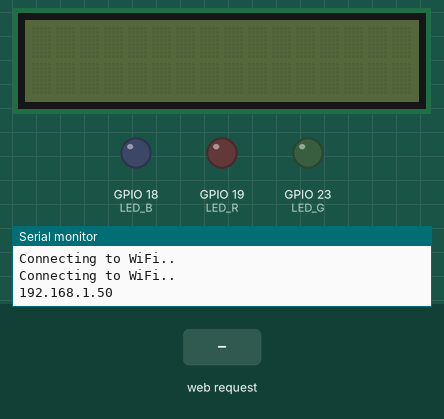
A sketch run on a simulated ESP32. On the bench: 16×2 character LCD, output pins drawn as LEDs (lit = HIGH), the last lines printed to the serial monitor. The inputs (shaded band) are chosen by the test bench. WiFi joins after 1.5 s; servers stay silent unless stated.

Above: at 3.2 s.
3.3 s: HTTP request GET /on received
At 3.7 s:
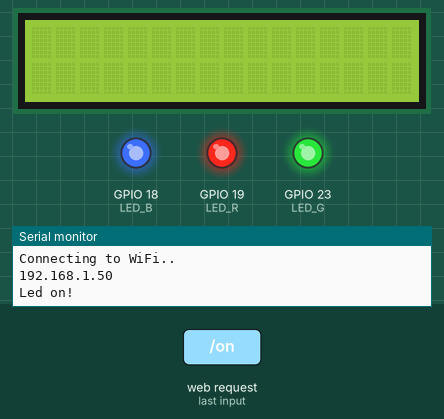
4.8 s: HTTP request GET /red received
At 6.0 s:
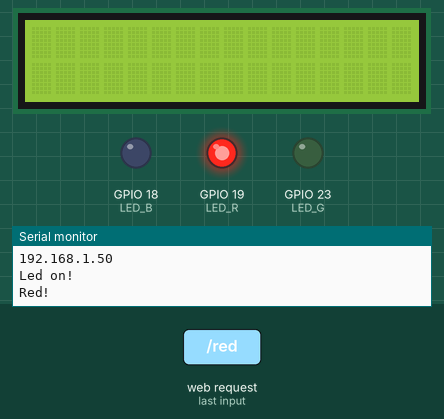
6.3 s: HTTP request GET /green received
At 7.2 s:
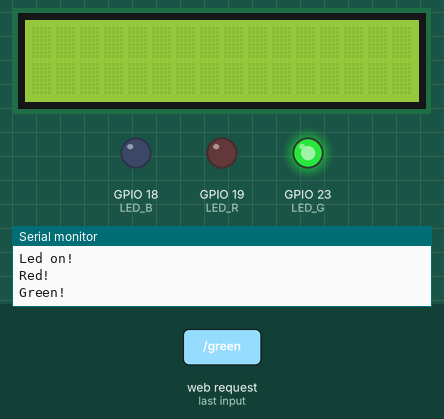
7.8 s: HTTP request GET /blue received
At 8.3 s:
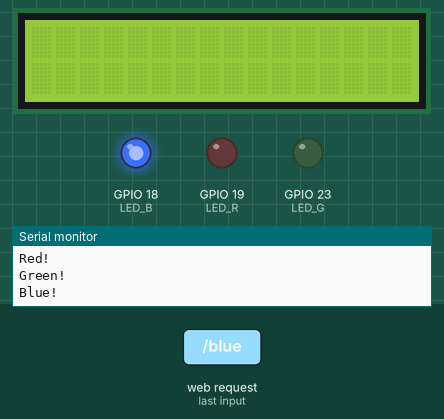
9.3 s: HTTP request GET /blink received
At 10.1 s:
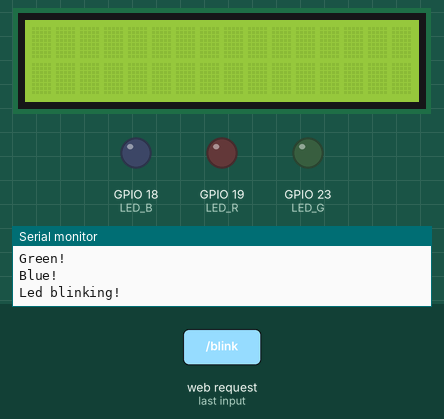
12.3 s: HTTP request GET /off received
At 12.9 s:
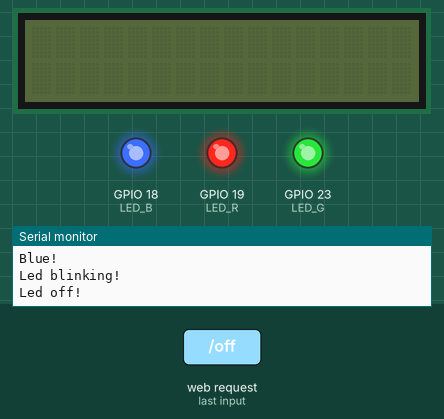
Timing chart, 0 to 14.8 s (numbered marks = the images above; inputs shaded):
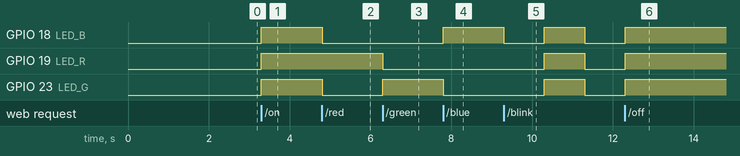

The sketch:

esp-ws-leds.ino
```cpp
// Connection
#include <WiFi.h>

const char* ssid = "Favaretto - 2.4 GHz";
const char* password = "09102722";
//

// Web Server
#include <AsyncTCP.h>
#include <ESPAsyncWebServer.h>
//

// LCD
#include <LiquidCrystal_I2C.h>

#define LCD_COLS 16
#define LCD_LINES 2
#define LCD_ADDR 0x27

LiquidCrystal_I2C lcd(LCD_ADDR, LCD_COLS, LCD_LINES);
//

// LED
#define LED_R 19
#define LED_G 23
#define LED_B 18
//

bool isLedBlinking = false;

AsyncWebServer server(80);

const char index_html[] PROGMEM = R"rawliteral(
<!DOCTYPE HTML>
<html lang="pt-BR">

<head>
    <meta charset="UTF-8">
    <meta name="viewport" content="width=device-width, initial-scale=1.0">
    <title>Controle de LED</title>
    <style>
        body {
            font-family: Arial, sans-serif;
            margin: 0;
            padding: 0;
            display: flex;
            flex-direction: column;
            align-items: center;
            justify-content: center;
            height: 100vh;
            background-color: #f0f0f0;
            color: #333;
        }

        h1 {
            font-size: 1.8rem;
            margin-bottom: 20px;
        }

        .switch {
            position: relative;
            display: inline-block;
            width: 60px;
            height: 34px;
            margin-bottom: 20px;
        }

        .switch input {
            opacity: 0;
            width: 0;
            height: 0;
        }

        .slider {
            position: absolute;
            cursor: pointer;
            top: 0;
            left: 0;
            right: 0;
            bottom: 0;
            background-color: #ccc;
            transition: .4s;
            border-radius: 34px;
        }

        .slider:before {
            position: absolute;
            content: "";
            height: 26px;
            width: 26px;
            border-radius: 50%;
            left: 4px;
            bottom: 4px;
            background-color: white;
            transition: .4s;
        }

        input:checked+.slider {
            background-color: #2196F3;
        }

        input:checked+.slider:before {
            transform: translateX(26px);
        }

        .button {
            padding: 10px 20px;
            font-size: 1rem;
            color: #fff;
            background-color: #4CAF50;
            border: none;
            border-radius: 5px;
            cursor: pointer;
            margin-top: 10px;
            opacity: 0.5;
            pointer-events: none;
        }

        .button.active {
            opacity: 1;
            pointer-events: auto;
        }

        .button:disabled {
            background-color: #a5a5a5;
        }

        #messageInput {
            margin-top: 10px;
            padding: 10px;
            width: 200px;
            border-radius: 5px;
            border: 1px solid #ccc;
            outline: none;
        }

        #redButton {
            background-color: red;
            color: white;
        }

        #greenButton {
            background-color: #4CAF50;
            color: white;
        }

        #blueButton {
            background-color: blue;
            color: white;
        }
    </style>
</head>

<body>
    <h1>Controle o LED</h1>

    <p>Ligar</p>
    <label class="switch">
        <input type="checkbox" id="powerSwitch" onchange="toggleButton()">
        <span class="slider"></span>
    </label>

    <button id="redButton" class="button" disabled onclick="red()">Vermelho</button>
    <button id="greenButton" class="button" disabled onclick="green()">Verde</button>
    <button id="blueButton" class="button" disabled onclick="blue()">Azul</button>
    <button id="blinkButton" class="button" disabled onclick="blinkLED()">Piscar</button>

    <input type="text" id="messageInput" placeholder="Digite sua mensagem" disabled>
    <button id="sendMessageButton" class="button" disabled onclick="sendMessage()">Enviar Mensagem</button>

    <script>
        function toggleButton() {
            var powerSwitch = document.getElementById('powerSwitch');
            var blinkButton = document.getElementById('blinkButton');
            var redButton = document.getElementById('redButton');
            var greenButton = document.getElementById('greenButton');
            var blueButton = document.getElementById('blueButton');
            var messageInput = document.getElementById('messageInput');
            var sendMessageButton = document.getElementById('sendMessageButton');

            if (powerSwitch.checked) {
                blinkButton.classList.add('active');
                blinkButton.disabled = false;
                redButton.classList.add('active');
                redButton.disabled = false;
                greenButton.classList.add('active');
                greenButton.disabled = false;
                blueButton.classList.add('active');
                blueButton.disabled = false;
                messageInput.disabled = false;
                sendMessageButton.classList.add('active');
                sendMessageButton.disabled = false;

                var xhr = new XMLHttpRequest();
                xhr.open("GET", "/on", true);
                xhr.send();
            } else {
                blinkButton.classList.remove('active');
                blinkButton.disabled = true;
                redButton.classList.remove('active');
                redButton.disabled = true;
                greenButton.classList.remove('active');
                greenButton.disabled = true;
                blueButton.classList.remove('active');
                blueButton.disabled = true;
                messageInput.disabled = true;
                sendMessageButton.classList.remove('active');
                sendMessageButton.disabled = true;

                var xhr = new XMLHttpRequest();
                xhr.open("GET", "/off", true);
                xhr.send();
            }
        }

        function blinkLED() {
            console.log('LED está piscando');
            var xhr = new XMLHttpRequest();
            xhr.open("GET", "/blink", true);
            xhr.send();
        }

        function red() {
            var xhr = new XMLHttpRequest();
            xhr.open("GET", "/red", true);
            xhr.send();
        }

        function green() {
            var xhr = new XMLHttpRequest();
            xhr.open("GET", "/green", true);
            xhr.send();
        }

        function blue() {
            var xhr = new XMLHttpRequest();
            xhr.open("GET", "/blue", true);
            xhr.send();
        }

        function sendMessage() {
            var message = document.getElementById('messageInput').value;
            console.log('Mensagem enviada:', message);

            var xhr = new XMLHttpRequest();
            xhr.open("POST", "/message", true);
            xhr.setRequestHeader("Content-Type", "application/x-www-form-urlencoded");
            var params = "message=" + encodeURIComponent(message);
            xhr.send(params);
        }
    </script>
</body>

</html>
)rawliteral";

void setup() {
  Serial.begin(115200);

  WiFi.begin(ssid, password);
  while (WiFi.status() != WL_CONNECTED) {
    delay(1000);
    Serial.println("Connecting to WiFi..");
  }

  Serial.println(WiFi.localIP());

  pinMode(LED_R, OUTPUT);
  pinMode(LED_G, OUTPUT);
  pinMode(LED_B, OUTPUT);

  server.on("/", HTTP_GET, [](AsyncWebServerRequest* request) {
    request->send_P(200, "text/html", index_html);
  });

  server.on("/on", HTTP_GET, [](AsyncWebServerRequest* request) {
    isLedBlinking = false;

    digitalWrite(LED_R, HIGH);
    digitalWrite(LED_G, HIGH);
    digitalWrite(LED_B, HIGH);

    lcd.backlight();

    Serial.println("Led on!");
    request->send(200, "text/plain", "OK");
  });

  server.on("/off", HTTP_GET, [](AsyncWebServerRequest* request) {
    isLedBlinking = false;

    digitalWrite(LED_R, LOW);
    digitalWrite(LED_G, LOW);
    digitalWrite(LED_B, LOW);

    lcd.noBacklight();

    Serial.println("Led off!");
    request->send(200, "text/plain", "OK");
  });

  server.on("/blink", HTTP_GET, [](AsyncWebServerRequest* request) {
    isLedBlinking = true;

    Serial.println("Led blinking!");
    request->send(200, "text/plain", "OK");
  });

  server.on("/red", HTTP_GET, [](AsyncWebServerRequest* request) {
    isLedBlinking = false;

    digitalWrite(LED_R, HIGH);
    digitalWrite(LED_G, LOW);
    digitalWrite(LED_B, LOW);

    Serial.println("Red!");
    request->send(200, "text/plain", "OK");
  });

  server.on("/green", HTTP_GET, [](AsyncWebServerRequest* request) {
    isLedBlinking = false;

    digitalWrite(LED_R, LOW);
    digitalWrite(LED_G, HIGH);
    digitalWrite(LED_B, LOW);

    Serial.println("Green!");
    request->send(200, "text/plain", "OK");
  });

  server.on("/blue", HTTP_GET, [](AsyncWebServerRequest* request) {
    isLedBlinking = false;

    digitalWrite(LED_R, LOW);
    digitalWrite(LED_G, LOW);
    digitalWrite(LED_B, HIGH);

    Serial.println("Blue!");
    request->send(200, "text/plain", "OK");
  });

  server.on("/message", HTTP_POST, [](AsyncWebServerRequest* request) {
    Serial.println("Message!");

    if (request->hasParam("message", true)) {
      String message = request->getParam("message", true)->value();
      Serial.println("Text: " + message);

      lcd.clear();
      lcd.setCursor(0, 0);
      lcd.print(message);

      request->send(200, "text/plain", "OK");
    } else {
      request->send(400, "text/plain", "NOT OK");
    }
  });

  server.begin();

  // LCD
  lcd.init();
  //
}

void loop() {
  if (isLedBlinking) {
    digitalWrite(LED_R, LOW);
    digitalWrite(LED_G, LOW);
    digitalWrite(LED_B, LOW);
    delay(1000);
    digitalWrite(LED_R, HIGH);
    digitalWrite(LED_G, HIGH);
    digitalWrite(LED_B, HIGH);
    delay(1000);
  }
}
```

Measured:
- after the input at 3.3 s, GPIO 18 (LED_B), GPIO 19 (LED_R), GPIO 23 (LED_G): LOW → HIGH at once
- after the input at 4.8 s, GPIO 18 (LED_B), GPIO 23 (LED_G): HIGH → LOW at once
- after the input at 6.3 s, GPIO 19 (LED_R): HIGH → LOW at once; GPIO 23 (LED_G): LOW → HIGH at once
- after the input at 7.8 s, GPIO 18 (LED_B): LOW → HIGH at once; GPIO 23 (LED_G): HIGH → LOW at once
- after the input at 9.3 s, GPIO 18 (LED_B): HIGH → LOW at once, → HIGH 1.0 s later, → LOW 1.0 s later; GPIO 19 (LED_R), GPIO 23 (LED_G): LOW → HIGH after 1.0 s, → LOW 1.0 s later
- after the input at 12.3 s, GPIO 18 (LED_B), GPIO 19 (LED_R), GPIO 23 (LED_G): goes on until 12.3 s, then stays HIGH
